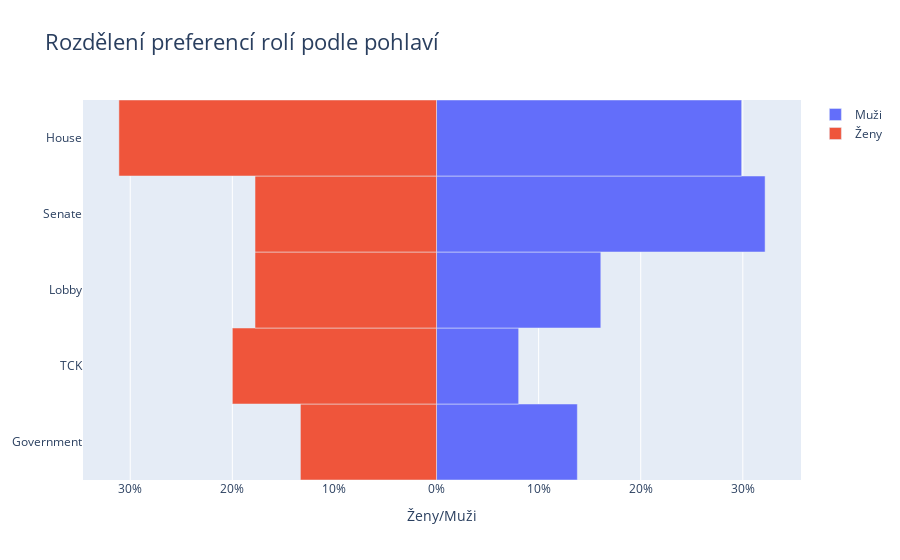

The notebook cell saved with this chart:
### Code cell
fig = gp.Figure()
fig.add_trace(gp.Bar(y= preferenceDistribution['Preferovaná odnož'], x = preferenceDistribution['Muž'], 
                     name = 'Muži', 
                     orientation = 'h'))
fig.add_trace(gp.Bar(y = preferenceDistribution['Preferovaná odnož'], x = preferenceDistribution['Žena'],
                     name = 'Ženy', orientation = 'h'))
fig.update_layout(title = 'Rozdělení preferencí rolí podle pohlaví',
                 title_font_size = 22, barmode = 'relative',
                 bargap = 0.0, bargroupgap = 0,
                 xaxis = dict(tickvals = [-30, -20, -10,
                                          0, 10, 20, 30],
                            ticktext = ['30%', '20%', '10%', '0%', 
                                          '10%', '20%', '30%'],
                            title="Ženy/Muži",
                            title_font_size = 14)
                 )
fig.show()

### Figure 1 — Plotly figure (JSON) as saved in the notebook; plotly's stock layout.template omitted (floating-point values rounded to 4 significant figures)
{"data": [{"name": "Muži", "orientation": "h", "type": "bar", "x": [13.79, 8.046, 16.09, 32.18, 29.89], "y": ["Government", "TCK", "Lobby", "Senate", "House"]}, {"name": "Ženy", "orientation": "h", "type": "bar", "x": [-13.33, -20, -17.78, -17.78, -31.11], "y": ["Government", "TCK", "Lobby", "Senate", "House"]}], "layout": {"bargap": 0, "bargroupgap": 0, "barmode": "relative", "title": {"font": {"size": 22}, "text": "Rozdělení preferencí rolí podle pohlaví"}, "xaxis": {"ticktext": ["30%", "20%", "10%", "0%", "10%", "20%", "30%"], "tickvals": [-30, -20, -10, 0, 10, 20, 30], "title": {"font": {"size": 14}, "text": "Ženy/Muži"}}}}
